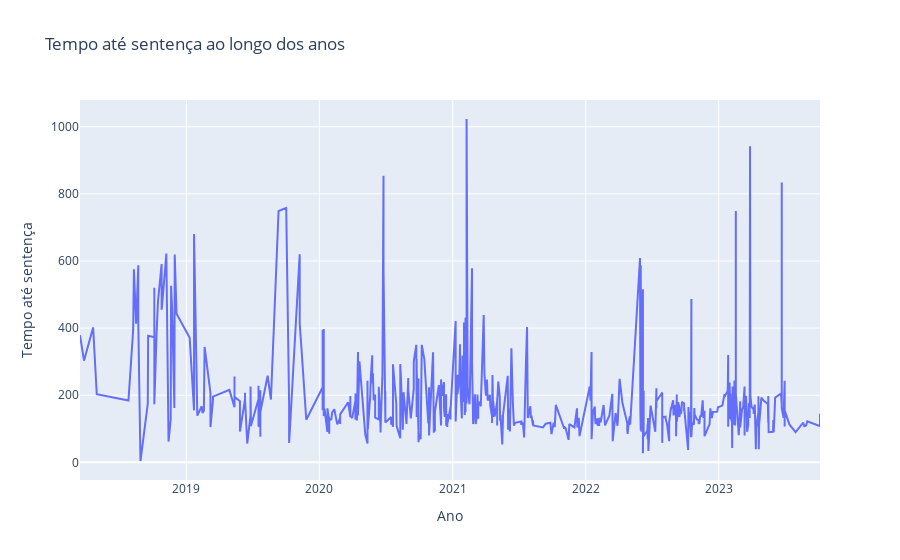

Here is the notebook cell this chart was saved with:
### Code cell
#df_sentenciados.groupby(['data_sentenca'])['tempo_ate_sentenca'].count()
df_ordenado = df_sentenciados.sort_values(by='data_sentenca')
fig = px.line(df_ordenado, x='data_sentenca', y='tempo_ate_sentenca', title='Tempo até sentença ao longo dos anos').update_layout(
    yaxis_title="Tempo até sentença", xaxis_title="Ano")
fig.show()

### Figure 1 — Plotly figure (JSON) as saved in the notebook; plotly's stock layout.template omitted (floating-point values rounded to 4 significant figures; data arrays with more than 128 entries replaced by an {"elided": "..."} marker saying what was removed)
{"data": [{"hovertemplate": "data_sentenca=%{x}<br>tempo_ate_sentenca=%{y}<extra></extra>", "legendgroup": "", "line": {"color": "#636efa", "dash": "solid"}, "marker": {"symbol": "circle"}, "mode": "lines", "name": "", "orientation": "v", "showlegend": false, "type": "scatter", "x": {"elided": "702 str values"}, "xaxis": "x", "y": {"elided": "702 int values"}, "yaxis": "y"}], "layout": {"legend": {"tracegroupgap": 0}, "title": {"text": "Tempo até sentença ao longo dos anos"}, "xaxis": {"anchor": "y", "domain": [0, 1], "title": {"text": "Ano"}}, "yaxis": {"anchor": "x", "domain": [0, 1], "title": {"text": "Tempo até sentença"}}}}
